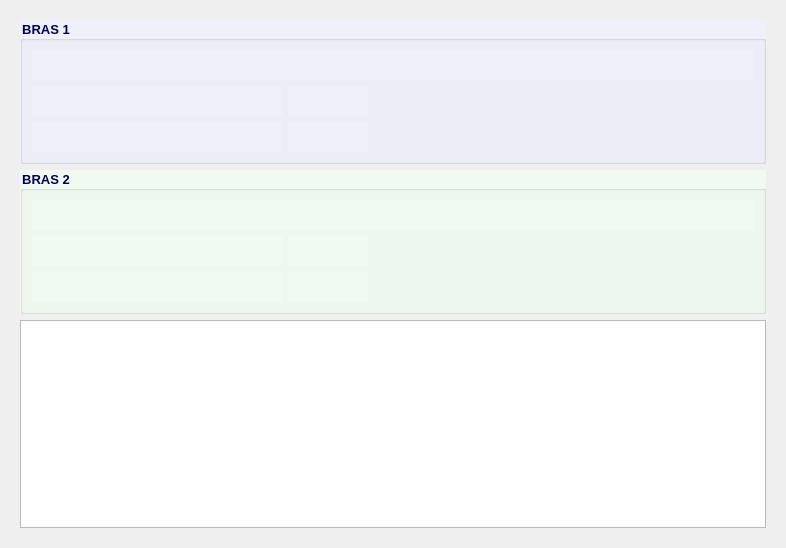
             <widget class="QWidget" name="scrollAreaWidgetContents_4">
              <property name="geometry">
               <rect>
                <x>0</x>
                <y>0</y>
                <width>786</width>
                <height>548</height>
               </rect>
              </property>
              <layout class="QVBoxLayout" name="verticalLayout_22">
               <item>
                <widget class="QFrame" name="brasGB">
                 <property name="minimumSize">
                  <size>
                   <width>0</width>
                   <height>0</height>
                  </size>
                 </property>
                 <property name="font">
                  <font>
                   <family>Tahoma</family>
                   <pointsize>10</pointsize>
                   <bold>true</bold>
                  </font>
                 </property>
                 <property name="styleSheet">
                  <string notr="true">color: rgb(0, 0, 81);</string>
                 </property>
                 <property name="lineWidth">
                  <number>0</number>
                 </property>
                 <layout class="QVBoxLayout" name="verticalLayout_14">
                  <item>
                   <widget class="QGroupBox" name="bras1GB">
                    <property name="font">
                     <font>
                      <family>Tahoma</family>
                      <pointsize>10</pointsize>
                      <bold>true</bold>
                     </font>
                    </property>
                    <property name="styleSheet">
                     <string notr="true">background-color: rgb(240, 240, 250);</string>
                    </property>
                    <property name="title">
                     <string>BRAS 1</string>
                    </property>
                    <layout class="QVBoxLayout" name="verticalLayout_12">
                     <item>
                      <layout class="QHBoxLayout" name="horizontalLayout_39">
                       <item>
                        <widget class="QLabel" name="bras1Lbl">
                         <property name="sizePolicy">
                          <sizepolicy hsizetype="Expanding" vsizetype="Preferred">
                           <horstretch>0</horstretch>
                           <verstretch>0</verstretch>
                          </sizepolicy>
                         </property>
                         <property name="minimumSize">
                          <size>
                           <width>0</width>
                           <height>30</height>
                          </size>
                         </property>
                         <property name="maximumSize">
                          <size>
                           <width>16777215</width>
                           <height>30</height>
                          </size>
                         </property>
                         <property name="font">
                          <font>
                           <family>Tahoma</family>
                           <pointsize>10</pointsize>
                           <bold>true</bold>
                          </font>
                         </property>
                         <property name="styleSheet">
                          <string notr="true">color: rgb(85, 0, 127);</string>
                         </property>
                         <property name="text">
                          <string/>
                         </property>
                        </widget>
                       </item>
                      </layout>
                     </item>
                     <item>
                      <layout class="QHBoxLayout" name="horizontalLayout_40">
                       <item>
                        <widget class="QLabel" name="b1a1Lbl">
                         <property name="minimumSize">
                          <size>
                           <width>250</width>
                           <height>30</height>
                          </size>
                         </property>
                         <property name="maximumSize">
                          <size>
                           <width>16777215</width>
                           <height>30</height>
                          </size>
                         </property>
                         <property name="font">
                          <font>
                           <family>Tahoma</family>
                           <pointsize>10</pointsize>
                           <bold>true</bold>
                          </font>
                         </property>
                         <property name="text">
                          <string/>
                         </property>
                         <property name="wordWrap">
                          <bool>true</bool>
                         </property>
                        </widget>
                       </item>
                       <item>
                        <widget class="QLabel" name="bras1Agg1EthLbl">
                         <property name="minimumSize">
                          <size>
                           <width>80</width>
                           <height>30</height>
                          </size>
                         </property>
                         <property name="maximumSize">
                          <size>
                           <width>16777215</width>
                           <height>30</height>
                          </size>
                         </property>
                         <property name="font">
                          <font>
                           <family>Tahoma</family>
                           <pointsize>10</pointsize>
                           <bold>true</bold>
                          </font>
                         </property>
                         <property name="styleSheet">
                          <string notr="true">color: rgb(85, 0, 127);</string>
                         </property>
                         <property name="text">
                          <string/>
                         </property>
                        </widget>
                       </item>
                       <item>
                        <spacer name="horizontalSpacer_45">
                         <property name="font">
                          <font>
                           <family>Tahoma</family>
                           <pointsize>10</pointsize>
                          </font>
                         </property>
                         <property name="orientation">
                          <enum>Qt::Orientation::Horizontal</enum>
                         </property>
                         <property name="sizeHint" stdset="0">
                          <size>
                           <width>40</width>
                           <height>20</height>
                          </size>
                         </property>
                        </spacer>
                       </item>
                      </layout>
                     </item>
                     <item>
                      <layout class="QHBoxLayout" name="horizontalLayout_6">
                       <item>
                        <widget class="QLabel" name="b1a2Lbl">
                         <property name="minimumSize">
                          <size>
                           <width>250</width>
                           <height>30</height>
                          </size>
                         </property>
                         <property name="maximumSize">
                          <size>
                           <width>16777215</width>
                           <height>30</height>
                          </size>
                         </property>
                         <property name="font">
                          <font>
                           <family>Tahoma</family>
                           <pointsize>10</pointsize>
                           <bold>true</bold>
                          </font>
                         </property>
                         <property name="text">
                          <string/>
                         </property>
                         <property name="wordWrap">
                          <bool>true</bool>
                         </property>
                        </widget>
                       </item>
                       <item>
                        <widget class="QLabel" name="bras1Agg2EthLbl">
                         <property name="minimumSize">
                          <size>
                           <width>80</width>
                           <height>30</height>
                          </size>
                         </property>
                         <property name="maximumSize">
                          <size>
                           <width>16777215</width>
                           <height>30</height>
                          </size>
                         </property>
                         <property name="font">
                          <font>
                           <family>Tahoma</family>
                           <pointsize>10</pointsize>
                           <bold>true</bold>
                          </font>
                         </property>
                         <property name="styleSheet">
                          <string notr="true">color: rgb(85, 0, 127);</string>
                         </property>
                         <property name="text">
                          <string/>
                         </property>
                        </widget>
                       </item>
                       <item>
                        <spacer name="horizontalSpacer_9">
                         <property name="orientation">
                          <enum>Qt::Orientation::Horizontal</enum>
                         </property>
                         <property name="sizeHint" stdset="0">
                          <size>
                           <width>40</width>
                           <height>20</height>
                          </size>
                         </property>
                        </spacer>
                       </item>
                      </layout>
                     </item>
                    </layout>
                   </widget>
                  </item>
                  <item>
                   <widget class="QGroupBox" name="bras2GB">
                    <property name="font">
                     <font>
                      <family>Tahoma</family>
                      <pointsize>10</pointsize>
                      <bold>true</bold>
                     </font>
                    </property>
                    <property name="styleSheet">
                     <string notr="true">background-color: rgb(240, 250, 240);</string>
                    </property>
                    <property name="title">
                     <string>BRAS 2</string>
                    </property>
                    <layout class="QVBoxLayout" name="verticalLayout_13">
                     <item>
                      <layout class="QHBoxLayout" name="horizontalLayout_41">
                       <item>
                        <widget class="QLabel" name="bras2Lbl">
                         <property name="sizePolicy">
                          <sizepolicy hsizetype="Expanding" vsizetype="Preferred">
                           <horstretch>0</horstretch>
                           <verstretch>0</verstretch>
                          </sizepolicy>
                         </property>
                         <property name="minimumSize">
                          <size>
                           <width>0</width>
                           <height>30</height>
                          </size>
                         </property>
                         <property name="maximumSize">
                          <size>
                           <width>16777215</width>
                           <height>30</height>
                          </size>
                         </property>
                         <property name="font">
                          <font>
                           <family>Tahoma</family>
                           <pointsize>10</pointsize>
                           <bold>true</bold>
                          </font>
                         </property>
                         <property name="styleSheet">
                          <string notr="true">color: rgb(85, 0, 127);</string>
                         </property>
                         <property name="text">
                          <string/>
                         </property>
                        </widget>
                       </item>
                      </layout>
                     </item>
                     <item>
                      <layout class="QHBoxLayout" name="horizontalLayout_42">
                       <item>
                        <widget class="QLabel" name="b2a1Lbl">
                         <property name="minimumSize">
                          <size>
                           <width>250</width>
                           <height>30</height>
                          </size>
                         </property>
                         <property name="maximumSize">
                          <size>
                           <width>16777215</width>
                           <height>30</height>
                          </size>
                         </property>
                         <property name="font">
                          <font>
                           <family>Tahoma</family>
                           <pointsize>10</pointsize>
                           <bold>true</bold>
                          </font>
                         </property>
                         <property name="text">
                          <string/>
                         </property>
                         <property name="wordWrap">
                          <bool>true</bool>
                         </property>
                        </widget>
                       </item>
                       <item>
                        <widget class="QLabel" name="bras2Agg1EthLbl">
                         <property name="minimumSize">
                          <size>
                           <width>80</width>
                           <height>30</height>
                          </size>
                         </property>
                         <property name="maximumSize">
                          <size>
                           <width>16777215</width>
                           <height>30</height>
                          </size>
                         </property>
                         <property name="font">
                          <font>
                           <family>Tahoma</family>
                           <pointsize>10</pointsize>
                           <bold>true</bold>
                          </font>
                         </property>
                         <property name="styleSheet">
                          <string notr="true">color: rgb(85, 0, 127);</string>
                         </property>
                         <property name="text">
                          <string/>
                         </property>
                        </widget>
                       </item>
                       <item>
                        <spacer name="horizontalSpacer_48">
                         <property name="font">
                          <font>
                           <family>Tahoma</family>
                           <pointsize>10</pointsize>
                          </font>
                         </property>
                         <property name="orientation">
                          <enum>Qt::Orientation::Horizontal</enum>
                         </property>
                         <property name="sizeHint" stdset="0">
                          <size>
                           <width>40</width>
                           <height>20</height>
                          </size>
                         </property>
                        </spacer>
                       </item>
                      </layout>
                     </item>
                     <item>
                      <layout class="QHBoxLayout" name="horizontalLayout_10">
                       <item>
                        <widget class="QLabel" name="b2a2Lbl">
                         <property name="minimumSize">
                          <size>
                           <width>250</width>
                           <height>30</height>
                          </size>
                         </property>
                         <property name="maximumSize">
                          <size>
                           <width>16777215</width>
                           <height>30</height>
                          </size>
                         </property>
                         <property name="font">
                          <font>
                           <family>Tahoma</family>
                           <pointsize>10</pointsize>
                           <bold>true</bold>
                          </font>
                         </property>
                         <property name="text">
                          <string/>
                         </property>
                         <property name="wordWrap">
                          <bool>true</bool>
                         </property>
                        </widget>
                       </item>
                       <item>
                        <widget class="QLabel" name="bras2Agg2EthLbl">
                         <property name="minimumSize">
                          <size>
                           <width>80</width>
                           <height>30</height>
                          </size>
                         </property>
                         <property name="maximumSize">
                          <size>
                           <width>16777215</width>
                           <height>30</height>
                          </size>
                         </property>
                         <property name="font">
                          <font>
                           <family>Tahoma</family>
                           <pointsize>10</pointsize>
                           <bold>true</bold>
                          </font>
                         </property>
                         <property name="styleSheet">
                          <string notr="true">color: rgb(85, 0, 127);</string>
                         </property>
                         <property name="text">
                          <string/>
                         </property>
                        </widget>
                       </item>
                       <item>
                        <spacer name="horizontalSpacer_10">
                         <property name="orientation">
                          <enum>Qt::Orientation::Horizontal</enum>
                         </property>
                         <property name="sizeHint" stdset="0">
                          <size>
                           <width>40</width>
                           <height>20</height>
                          </size>
                         </property>
                        </spacer>
                       </item>
                      </layout>
                     </item>
                    </layout>
                   </widget>
                  </item>
                  <item>
                   <widget class="QTableView" name="brasTV">
                    <property name="minimumSize">
                     <size>
                      <width>0</width>
                      <height>200</height>
                     </size>
                    </property>
                    <property name="font">
                     <font>
                      <family>Tahoma</family>
                      <pointsize>10</pointsize>
                      <bold>false</bold>
                     </font>
                    </property>
                    <property name="styleSheet">
                     <string notr="true">color: rgb(0, 0, 0);</string>
                    </property>
                    <property name="alternatingRowColors">
                     <bool>true</bool>
                    </property>
                    <property name="selectionMode">
                     <enum>QAbstractItemView::SelectionMode::SingleSelection</enum>
                    </property>
                    <property name="selectionBehavior">
                     <enum>QAbstractItemView::SelectionBehavior::SelectRows</enum>
                    </property>
                   </widget>
                  </item>
                 </layout>
                </widget>
               </item>
              </layout>
             </widget>
